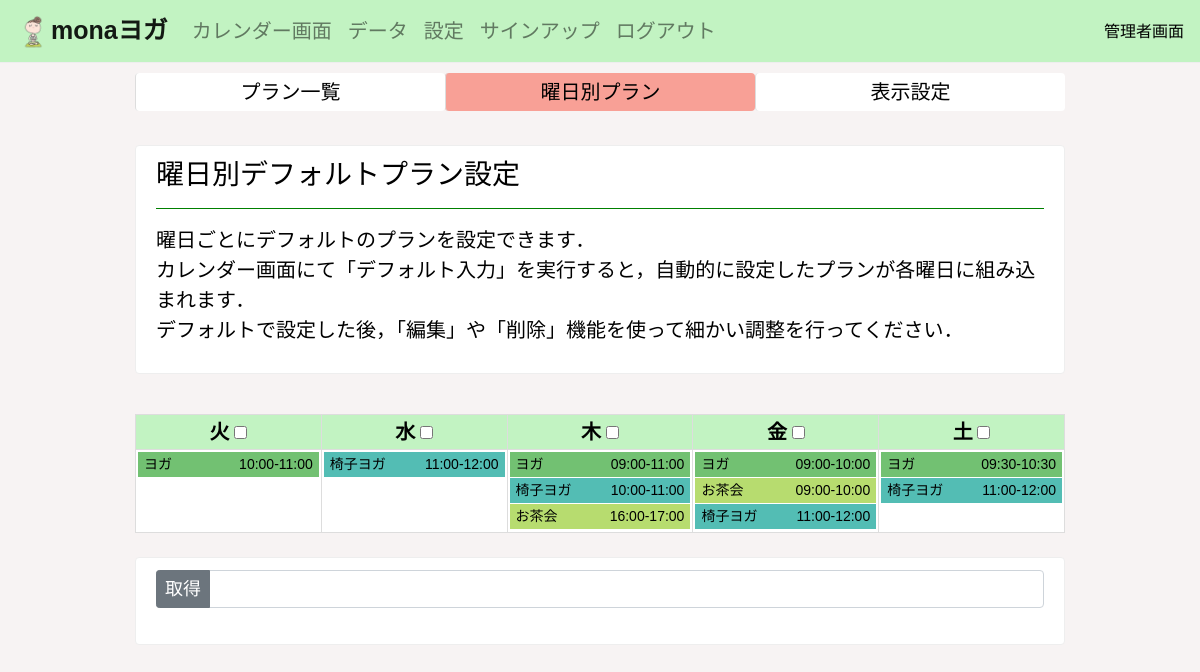
The page /calendar_default/ (signed in) on the database its author committed.
### yogaapp/models.py (models this page shows, shortened)
class WeekdayDefaultModel(models.Model):
    weekday = models.CharField('曜日', max_length=100, default='')
    plan = models.CharField('プラン', max_length=100, default=0)
    time = models.CharField('時間', max_length=50, default='')
    location = models.CharField('場所', max_length=50, default='スタジオ')
    max_book = models.IntegerField('最大予約人数', default=7)
    plan_num = models.IntegerField('モデルナンバー', default=0)

### yogaapp/views/view6.py (the view, shortened to what this page needs)
# urls.py: path('calendar_default/', calendar_dafault_func, name='calendar_default'),
@login_required
def calendar_dafault_func(request):
    setting_plan_model = SettingPlanModel.objects.all().order_by('plan_num')
    a = WeekdayCalendar()
    context = a.get_context_data(setting_plan_model)
    return render(request, 'weekday_default.html', context)

### yogaapp/views/view6.py (called while the page is built)
    def sort_by_time(self, plan_list):
        new_plan_list = []
        for item_list in plan_list:
            if len(item_list) >= 2:
                try:
                    plan = sorted(item_list, key = lambda x: x.time)
                except:
                    pass
                new_plan_list.append(plan)
            else:
                new_plan_list.append(item_list)
        return new_plan_list

    def make_plan_list(self):
        weekday_default_model = WeekdayDefaultModel.objects.all().order_by('time')
        monday_plan_list = list(weekday_default_model.filter(weekday='monday'))
        tuesday_plan_list = list(weekday_default_model.filter(weekday='tuesday'))
        wednesday_plan_list = list(weekday_default_model.filter(weekday='wednesday'))
        thursday_plan_list = list(weekday_default_model.filter(weekday='thursday'))
        friday_plan_list = list(weekday_default_model.filter(weekday='friday'))
        saturday_plan_list = list(weekday_default_model.filter(weekday='saturday'))
        plan_list = [monday_plan_list, tuesday_plan_list, wednesday_plan_list, thursday_plan_list, friday_plan_list, saturday_plan_list]
        plan_list = self.sort_by_time(plan_list)
        return plan_list

    def make_weekday_list(self, plan_list):
        weekday_list = ['monday', 'tuesday', 'wednesday', 'thursday', 'friday', 'saturday']
        if  self.monday == 0: #月曜日が非表示の時の処理
            plan_list.pop(0)
            weekday_list.pop(0)
        return weekday_list

    def get_context_data(self, setting_plan_model):
        plan_list = self.make_plan_list()
        weekday_list = self.make_weekday_list(plan_list)
        total_checkbox = len(plan_list)
        week_plan_list = zip(weekday_list ,plan_list)
        context = {
            'plan_list': week_plan_list,
            'monday': self.monday,
            'total_checkbox': total_checkbox,
            'setting_plan_model': enumerate(setting_plan_model),
            'setting_plan_model2': setting_plan_model
        }
        return context

### templates/weekday_default.html (shortened to what this page needs)
{% extends 'base.html' %}
{% load static %}
{% block customcss %}
<link rel="stylesheet" type="text/css" href="{% static 'book_admin.css' %}">
<link rel="stylesheet" type="text/css" href="{% static 'weekday_default.css' %}">
{% endblock customcss %}
{% block header %}
{% include 'header_admin.html' %}
{% endblock header %}
{% block content %}
<div class="container">
    <div class="order_top" id="order" style="margin-top: 10px; margin-bottom: 10px;">
        <ul class="nav nav-pills">
            <li class="nav-item">
                <a id="callendar" class="nav-link" href="{% url 'setting_plan' %}">プラン一覧</a>
            </li>
            <li class="nav-item" style="background-color: rgb(248, 160, 150);">
                <a id="access" class="nav-link" href="{% url 'calendar_default' %}">曜日別プラン</a>
            </li>
            <li class="nav-item">
                <a id="booked_list" class="nav-link" href="{% url 'note' %}">表示設定</a>
            </li>
        </ul>
    </div>
    <br>
    <div class="alert alert-warning setting" role="alert">
        <h3>曜日別デフォルトプラン設定</h3>
        <hr style="border-color: green;">
        <p>
            曜日ごとにデフォルトのプランを設定できます．<br>
            カレンダー画面にて「デフォルト入力」を実行すると，自動的に設定したプランが各曜日に組み込まれます．<br>
            デフォルトで設定した後，「編集」や「削除」機能を使って細かい調整を行ってください．
        </p>
    </div>
    <br>
    <table width="100%">
        <thead style="background-color: rgb(194, 243, 194);">
            <th>火 <input type="checkbox" class="checks" value="tuesday"></th>
            <th>水 <input type="checkbox" class="checks" value="wednesday"></th>
            <th>木 <input type="checkbox" class="checks" value="thursday"></th>
            <th>金 <input type="checkbox" class="checks" value="friday"></th>
            <th>土 <input type="checkbox" class="checks" value="saturday"></th>
        </thead>
        <tr class="box">
            {% for weekday, plans in plan_list %}
            <th>
                <a href="{% url 'weekday_detail' weekday %}">
                    {% for plan in plans %}
                    <p class="yoga_set yoga{{ plan.plan_num }}">{{ plan.plan}}<span class="hidden">{{ plan.time }}</span></p>
                    {% endfor %}
                </a>
            </th>
            {% endfor %}
        </tr>
    </table>
    <br>
    <div class="alert alert-warning setting" role="alert">
        <form action="" method="POST" name="form1">{% csrf_token %}
            <div class="input-group flex-nowrap">
                <div class="input-group-prepend">
                    <input type="button" class="btn btn-secondary btn-sm" onclick="check_click()" value="取得">
                </div>
                <input type="" class="form-control" placeholder="" id="checked" name="select_days" readonly
                    style="background-color: #fff;">
            </div>
            <br>
        </form>
    </div>
</div>
{% endblock content %}

### static/base.css (style rules this page uses)
body { background-color: rgb(247, 243, 243); color: #000; }
.container { margin-top: 10px; }
p, a { font-size: 20px; color: #000; }
.btn { font-size: 18px; }
.alert { border: 1px solid #eee; background-color: #fff; color: #000; }

### static/book_admin.css (style rules this page uses)
table { background-color: #fff; color: #000; font-size: 20px; }
thead { text-align: center; }
tr th { border: 1px solid #ddd; }
.box { height: 83px; }
th { padding: 2px; width: 14.25%; vertical-align: top; }
.yoga1 { background-color: rgba(55, 167, 55, 0.7); }
.yoga2 { background-color: rgba(10, 161, 149, 0.7); }
.yoga3 { background-color: rgba(153, 205, 50, 0.7); }
.yoga_set { font-family: Arial, Helvetica, sans-serif; color: #000; text-align: left; padding: 2px 6px; margin-bottom: 0; text-decoration: none; transition: 0.5s; font-weight: normal; font-size: 16px; border-bottom: solid 1px #fff; overflow: hidden; }
.hidden { color: #000; float: right; font-size: 14px; }
@media (max-width: 1200px) { .yoga_set { font-size: 14px; } }

### static/weekday_default.css (style rules this page uses)
.order_top .nav-item { width: calc(100% / 3); background-color: #fff; border-radius: 0.25rem; }
.order_top .nav-link { padding: 4px; border-left: 1px solid #ddd; color: #000; text-align: center; }

### rows shown on the page
WeekdayDefaultModel: plan "ヨガ", time "10:00-11:00"
WeekdayDefaultModel: plan "椅子ヨガ", time "11:00-12:00"
WeekdayDefaultModel: plan "ヨガ", time "09:00-11:00"
WeekdayDefaultModel: plan "椅子ヨガ", time "10:00-11:00"
WeekdayDefaultModel: plan "お茶会", time "16:00-17:00"
WeekdayDefaultModel: plan "ヨガ", time "09:00-10:00"
WeekdayDefaultModel: plan "お茶会", time "09:00-10:00"
WeekdayDefaultModel: plan "椅子ヨガ", time "11:00-12:00"
WeekdayDefaultModel: plan "ヨガ", time "09:30-10:30"
WeekdayDefaultModel: plan "椅子ヨガ", time "11:00-12:00"
